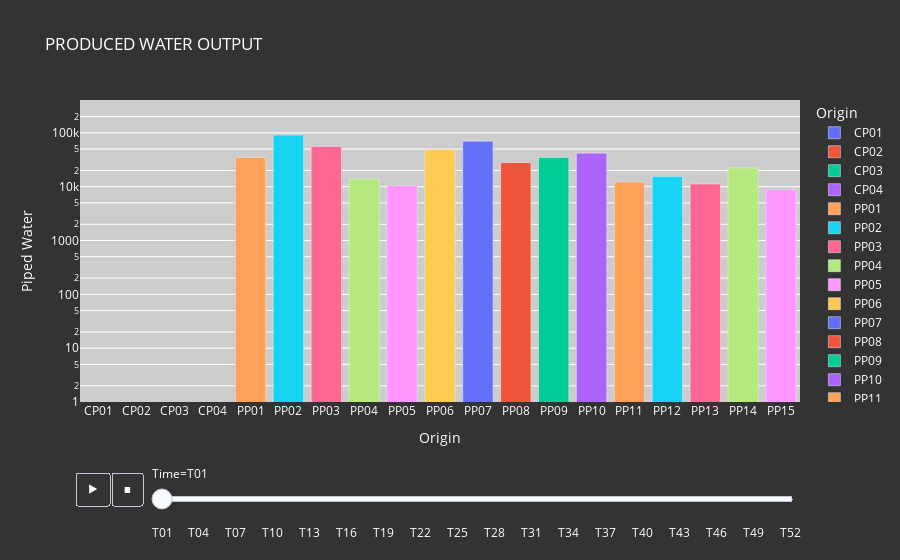

Notebook code for this chart:
### Code cell
args={'chart_title': 'PRODUCED WATER OUTPUT',
      'labels': [('Origin', 'Destination', 'Time', 'Piped Water')],
      'y_axis': 'log',
      'group_by': 'Origin'}

wellpads = {k:v for k,v in df_parameters_results["v_F_Piped"].items() if k[0] in model.s_P.data()}
input_data = {
    "pareto_var": wellpads}
plot_bars(input_data, args=args)

### Figure 1 — Plotly figure (JSON) as saved in the notebook; plotly's stock layout.template omitted (floating-point values rounded to 4 significant figures)
{"data": [{"alignmentgroup": "True", "hovertemplate": "Origin=%{x}<br>Time=T01<br>Piped Water=%{y}<extra></extra>", "legendgroup": "CP01", "marker": {"color": "#636efa", "pattern": {"shape": ""}}, "name": "CP01", "offsetgroup": "CP01", "orientation": "v", "showlegend": true, "textposition": "auto", "type": "bar", "x": ["CP01"], "xaxis": "x", "y": [1e-10], "yaxis": "y"}, {"alignmentgroup": "True", "hovertemplate": "Origin=%{x}<br>Time=T01<br>Piped Water=%{y}<extra></extra>", "legendgroup": "CP02", "marker": {"color": "#EF553B", "pattern": {"shape": ""}}, "name": "CP02", "offsetgroup": "CP02", "orientation": "v", "showlegend": true, "textposition": "auto", "type": "bar", "x": ["CP02"], "xaxis": "x", "y": [1e-10], "yaxis": "y"}, {"alignmentgroup": "True", "hovertemplate": "Origin=%{x}<br>Time=T01<br>Piped Water=%{y}<extra></extra>", "legendgroup": "CP03", "marker": {"color": "#00cc96", "pattern": {"shape": ""}}, "name": "CP03", "offsetgroup": "CP03", "orientation": "v", "showlegend": true, "textposition": "auto", "type": "bar", "x": ["CP03"], "xaxis": "x", "y": [1e-10], "yaxis": "y"}, {"alignmentgroup": "True", "hovertemplate": "Origin=%{x}<br>Time=T01<br>Piped Water=%{y}<extra></extra>", "legendgroup": "CP04", "marker": {"color": "#ab63fa", "pattern": {"shape": ""}}, "name": "CP04", "offsetgroup": "CP04", "orientation": "v", "showlegend": true, "textposition": "auto", "type": "bar", "x": ["CP04"], "xaxis": "x", "y": [0], "yaxis": "y"}, {"alignmentgroup": "True", "hovertemplate": "Origin=%{x}<br>Time=T01<br>Piped Water=%{y}<extra></extra>", "legendgroup": "PP01", "marker": {"color": "#FFA15A", "pattern": {"shape": ""}}, "name": "PP01", "offsetgroup": "PP01", "orientation": "v", "showlegend": true, "textposition": "auto", "type": "bar", "x": ["PP01"], "xaxis": "x", "y": [35000], "yaxis": "y"}, {"alignmentgroup": "True", "hovertemplate": "Origin=%{x}<br>Time=T01<br>Piped Water=%{y}<extra></extra>", "legendgroup": "PP02", "marker": {"color": "#19d3f3", "pattern": {"shape": ""}}, "name": "PP02", "offsetgroup": "PP02", "orientation": "v", "showlegend": true, "textposition": "auto", "type": "bar", "x": ["PP02"], "xaxis": "x", "y": [91000], "yaxis": "y"}, {"alignmentgroup": "True", "hovertemplate": "Origin=%{x}<br>Time=T01<br>Piped Water=%{y}<extra></extra>", "legendgroup": "PP03", "marker": {"color": "#FF6692", "pattern": {"shape": ""}}, "name": "PP03", "offsetgroup": "PP03", "orientation": "v", "showlegend": true, "textposition": "auto", "type": "bar", "x": ["PP03"], "xaxis": "x", "y": [56000], "yaxis": "y"}, {"alignmentgroup": "True", "hovertemplate": "Origin=%{x}<br>Time=T01<br>Piped Water=%{y}<extra></extra>", "legendgroup": "PP04", "marker": {"color": "#B6E880", "pattern": {"shape": ""}}, "name": "PP04", "offsetgroup": "PP04", "orientation": "v", "showlegend": true, "textposition": "auto", "type": "bar", "x": ["PP04"], "xaxis": "x", "y": [14000], "yaxis": "y"}, {"alignmentgroup": "True", "hovertemplate": "Origin=%{x}<br>Time=T01<br>Piped Water=%{y}<extra></extra>", "legendgroup": "PP05", "marker": {"color": "#FF97FF", "pattern": {"shape": ""}}, "name": "PP05", "offsetgroup": "PP05", "orientation": "v", "showlegend": true, "textposition": "auto", "type": "bar", "x": ["PP05"], "xaxis": "x", "y": [10500], "yaxis": "y"}, {"alignmentgroup": "True", "hovertemplate": "Origin=%{x}<br>Time=T01<br>Piped Water=%{y}<extra></extra>", "legendgroup": "PP06", "marker": {"color": "#FECB52", "pattern": {"shape": ""}}, "name": "PP06", "offsetgroup": "PP06", "orientation": "v", "showlegend": true, "textposition": "auto", "type": "bar", "x": ["PP06"], "xaxis": "x", "y": [49000], "yaxis": "y"}, {"alignmentgroup": "True", "hovertemplate": "Origin=%{x}<br>Time=T01<br>Piped Water=%{y}<extra></extra>", "legendgroup": "PP07", "marker": {"color": "#636efa", "pattern": {"shape": ""}}, "name": "PP07", "offsetgroup": "PP07", "orientation": "v", "showlegend": true, "textposition": "auto", "type": "bar", "x": ["PP07"], "xaxis": "x", "y": [70000], "yaxis": "y"}, {"alignmentgroup": "True", "hovertemplate": "Origin=%{x}<br>Time=T01<br>Piped Water=%{y}<extra></extra>", "legendgroup": "PP08", "marker": {"color": "#EF553B", "pattern": {"shape": ""}}, "name": "PP08", "offsetgroup": "PP08", "orientation": "v", "showlegend": true, "textposition": "auto", "type": "bar", "x": ["PP08"], "xaxis": "x", "y": [28000], "yaxis": "y"}, {"alignmentgroup": "True", "hovertemplate": "Origin=%{x}<br>Time=T01<br>Piped Water=%{y}<extra></extra>", "legendgroup": "PP09", "marker": {"color": "#00cc96", "pattern": {"shape": ""}}, "name": "PP09", "offsetgroup": "PP09", "orientation": "v", "showlegend": true, "textposition": "auto", "type": "bar", "x": ["PP09"], "xaxis": "x", "y": [35000], "yaxis": "y"}, {"alignmentgroup": "True", "hovertemplate": "Origin=%{x}<br>Time=T01<br>Piped Water=%{y}<extra></extra>", "legendgroup": "PP10", "marker": {"color": "#ab63fa", "pattern": {"shape": ""}}, "name": "PP10", "offsetgroup": "PP10", "orientation": "v", "showlegend": true, "textposition": "auto", "type": "bar", "x": ["PP10"], "xaxis": "x", "y": [42000], "yaxis": "y"}, {"alignmentgroup": "True", "hovertemplate": "Origin=%{x}<br>Time=T01<br>Piped Water=%{y}<extra></extra>", "legendgroup": "PP11", "marker": {"color": "#FFA15A", "pattern": {"shape": ""}}, "name": "PP11", "offsetgroup": "PP11", "orientation": "v", "showlegend": true, "textposition": "auto", "type": "bar", "x": ["PP11"], "xaxis": "x", "y": [12250], "yaxis": "y"}, {"alignmentgroup": "True", "hovertemplate": "Origin=%{x}<br>Time=T01<br>Piped Water=%{y}<extra></extra>", "legendgroup": "PP12", "marker": {"color": "#19d3f3", "pattern": {"shape": ""}}, "name": "PP12", "offsetgroup": "PP12", "orientation": "v", "showlegend": true, "textposition": "auto", "type": "bar", "x": ["PP12"], "xaxis": "x", "y": [15400], "yaxis": "y"}, {"alignmentgroup": "True", "hovertemplate": "Origin=%{x}<br>Time=T01<br>Piped Water=%{y}<extra></extra>", "legendgroup": "PP13", "marker": {"color": "#FF6692", "pattern": {"shape": ""}}, "name": "PP13", "offsetgroup": "PP13", "orientation": "v", "showlegend": true, "textposition": "auto", "type": "bar", "x": ["PP13"], "xaxis": "x", "y": [11200], "yaxis": "y"}, {"alignmentgroup": "True", "hovertemplate": "Origin=%{x}<br>Time=T01<br>Piped Water=%{y}<extra></extra>", "legendgroup": "PP14", "marker": {"color": "#B6E880", "pattern": {"shape": ""}}, "name": "PP14", "offsetgroup": "PP14", "orientation": "v", "showlegend": true, "textposition": "auto", "type": "bar", "x": ["PP14"], "xaxis": "x", "y": [22400], "yaxis": "y"}, {"alignmentgroup": "True", "hovertemplate": "Origin=%{x}<br>Time=T01<br>Piped Water=%{y}<extra></extra>", "legendgroup": "PP15", "marker": {"color": "#FF97FF", "pattern": {"shape": ""}}, "name": "PP15", "offsetgroup": "PP15", "orientation": "v", "showlegend": true, "textposition": "auto", "type": "bar", "x": ["PP15"], "xaxis": "x", "y": [8750], "yaxis": "y"}], "layout": {"barmode": "relative", "font": {"color": "#fff"}, "legend": {"title": {"text": "Origin"}, "tracegroupgap": 0}, "paper_bgcolor": "#333", "plot_bgcolor": "#ccc", "sliders": [{"active": 0, "currentvalue": {"prefix": "Time="}, "len": 0.9, "pad": {"b": 10, "t": 60}, "steps": [{"args": [["T01"], {"frame": {"duration": 0, "redraw": true}, "fromcurrent": true, "mode": "immediate", "transition": {"duration": 0, "easing": "linear"}}], "label": "T01", "method": "animate"}, {"args": [["T02"], {"frame": {"duration": 0, "redraw": true}, "fromcurrent": true, "mode": "immediate", "transition": {"duration": 0, "easing": "linear"}}], "label": "T02", "method": "animate"}, {"args": [["T03"], {"frame": {"duration": 0, "redraw": true}, "fromcurrent": true, "mode": "immediate", "transition": {"duration": 0, "easing": "linear"}}], "label": "T03", "method": "animate"}, {"args": [["T04"], {"frame": {"duration": 0, "redraw": true}, "fromcurrent": true, "mode": "immediate", "transition": {"duration": 0, "easing": "linear"}}], "label": "T04", "method": "animate"}, {"args": [["T05"], {"frame": {"duration": 0, "redraw": true}, "fromcurrent": true, "mode": "immediate", "transition": {"duration": 0, "easing": "linear"}}], "label": "T05", "method": "animate"}, {"args": [["T06"], {"frame": {"duration": 0, "redraw": true}, "fromcurrent": true, "mode": "immediate", "transition": {"duration": 0, "easing": "linear"}}], "label": "T06", "method": "animate"}, {"args": [["T07"], {"frame": {"duration": 0, "redraw": true}, "fromcurrent": true, "mode": "immediate", "transition": {"duration": 0, "easing": "linear"}}], "label": "T07", "method": "animate"}, {"args": [["T08"], {"frame": {"duration": 0, "redraw": true}, "fromcurrent": true, "mode": "immediate", "transition": {"duration": 0, "easing": "linear"}}], "label": "T08", "method": "animate"}, {"args": [["T09"], {"frame": {"duration": 0, "redraw": true}, "fromcurrent": true, "mode": "immediate", "transition": {"duration": 0, "easing": "linear"}}], "label": "T09", "method": "animate"}, {"args": [["T10"], {"frame": {"duration": 0, "redraw": true}, "fromcurrent": true, "mode": "immediate", "transition": {"duration": 0, "easing": "linear"}}], "label": "T10", "method": "animate"}, {"args": [["T11"], {"frame": {"duration": 0, "redraw": true}, "fromcurrent": true, "mode": "immediate", "transition": {"duration": 0, "easing": "linear"}}], "label": "T11", "method": "animate"}, {"args": [["T12"], {"frame": {"duration": 0, "redraw": true}, "fromcurrent": true, "mode": "immediate", "transition": {"duration": 0, "easing": "linear"}}], "label": "T12", "method": "animate"}, {"args": [["T13"], {"frame": {"duration": 0, "redraw": true}, "fromcurrent": true, "mode": "immediate", "transition": {"duration": 0, "easing": "linear"}}], "label": "T13", "method": "animate"}, {"args": [["T14"], {"frame": {"duration": 0, "redraw": true}, "fromcurrent": true, "mode": "immediate", "transition": {"duration": 0, "easing": "linear"}}], "label": "T14", "method": "animate"}, {"args": [["T15"], {"frame": {"duration": 0, "redraw": true}, "fromcurrent": true, "mode": "immediate", "transition": {"duration": 0, "easing": "linear"}}], "label": "T15", "method": "animate"}, {"args": [["T16"], {"frame": {"duration": 0, "redraw": true}, "fromcurrent": true, "mode": "immediate", "transition": {"duration": 0, "easing": "linear"}}], "label": "T16", "method": "animate"}, {"args": [["T17"], {"frame": {"duration": 0, "redraw": true}, "fromcurrent": true, "mode": "immediate", "transition": {"duration": 0, "easing": "linear"}}], "label": "T17", "method": "animate"}, {"args": [["T18"], {"frame": {"duration": 0, "redraw": true}, "fromcurrent": true, "mode": "immediate", "transition": {"duration": 0, "easing": "linear"}}], "label": "T18", "method": "animate"}, {"args": [["T19"], {"frame": {"duration": 0, "redraw": true}, "fromcurrent": true, "mode": "immediate", "transition": {"duration": 0, "easing": "linear"}}], "label": "T19", "method": "animate"}, {"args": [["T20"], {"frame": {"duration": 0, "redraw": true}, "fromcurrent": true, "mode": "immediate", "transition": {"duration": 0, "easing": "linear"}}], "label": "T20", "method": "animate"}, {"args": [["T21"], {"frame": {"duration": 0, "redraw": true}, "fromcurrent": true, "mode": "immediate", "transition": {"duration": 0, "easing": "linear"}}], "label": "T21", "method": "animate"}, {"args": [["T22"], {"frame": {"duration": 0, "redraw": true}, "fromcurrent": true, "mode": "immediate", "transition": {"duration": 0, "easing": "linear"}}], "label": "T22", "method": "animate"}, {"args": [["T23"], {"frame": {"duration": 0, "redraw": true}, "fromcurrent": true, "mode": "immediate", "transition": {"duration": 0, "easing": "linear"}}], "label": "T23", "method": "animate"}, {"args": [["T24"], {"frame": {"duration": 0, "redraw": true}, "fromcurrent": true, "mode": "immediate", "transition": {"duration": 0, "easing": "linear"}}], "label": "T24", "method": "animate"}, {"args": [["T25"], {"frame": {"duration": 0, "redraw": true}, "fromcurrent": true, "mode": "immediate", "transition": {"duration": 0, "easing": "linear"}}], "label": "T25", "method": "animate"}, {"args": [["T26"], {"frame": {"duration": 0, "redraw": true}, "fromcurrent": true, "mode": "immediate", "transition": {"duration": 0, "easing": "linear"}}], "label": "T26", "method": "animate"}, {"args": [["T27"], {"frame": {"duration": 0, "redraw": true}, "fromcurrent": true, "mode": "immediate", "transition": {"duration": 0, "easing": "linear"}}], "label": "T27", "method": "animate"}, {"args": [["T28"], {"frame": {"duration": 0, "redraw": true}, "fromcurrent": true, "mode": "immediate", "transition": {"duration": 0, "easing": "linear"}}], "label": "T28", "method": "animate"}, {"args": [["T29"], {"frame": {"duration": 0, "redraw": true}, "fromcurrent": true, "mode": "immediate", "transition": {"duration": 0, "easing": "linear"}}], "label": "T29", "method": "animate"}, {"args": [["T30"], {"frame": {"duration": 0, "redraw": true}, "fromcurrent": true, "mode": "immediate", "transition": {"duration": 0, "easing": "linear"}}], "label": "T30", "method": "animate"}, {"args": [["T31"], {"frame": {"duration": 0, "redraw": true}, "fromcurrent": true, "mode": "immediate", "transition": {"duration": 0, "easing": "linear"}}], "label": "T31", "method": "animate"}, {"args": [["T32"], {"frame": {"duration": 0, "redraw": true}, "fromcurrent": true, "mode": "immediate", "transition": {"duration": 0, "easing": "linear"}}], "label": "T32", "method": "animate"}, {"args": [["T33"], {"frame": {"duration": 0, "redraw": true}, "fromcurrent": true, "mode": "immediate", "transition": {"duration": 0, "easing": "linear"}}], "label": "T33", "method": "animate"}, {"args": [["T34"], {"frame": {"duration": 0, "redraw": true}, "fromcurrent": true, "mode": "immediate", "transition": {"duration": 0, "easing": "linear"}}], "label": "T34", "method": "animate"}, {"args": [["T35"], {"frame": {"duration": 0, "redraw": true}, "fromcurrent": true, "mode": "immediate", "transition": {"duration": 0, "easing": "linear"}}], "label": "T35", "method": "animate"}, {"args": [["T36"], {"frame": {"duration": 0, "redraw": true}, "fromcurrent": true, "mode": "immediate", "transition": {"duration": 0, "easing": "linear"}}], "label": "T36", "method": "animate"}, {"args": [["T37"], {"frame": {"duration": 0, "redraw": true}, "fromcurrent": true, "mode": "immediate", "transition": {"duration": 0, "easing": "linear"}}], "label": "T37", "method": "animate"}, {"args": [["T38"], {"frame": {"duration": 0, "redraw": true}, "fromcurrent": true, "mode": "immediate", "transition": {"duration": 0, "easing": "linear"}}], "label": "T38", "method": "animate"}, {"args": [["T39"], {"frame": {"duration": 0, "redraw": true}, "fromcurrent": true, "mode": "immediate", "transition": {"duration": 0, "easing": "linear"}}], "label": "T39", "method": "animate"}, {"args": [["T40"], {"frame": {"duration": 0, "redraw": true}, "fromcurrent": true, "mode": "immediate", "transition": {"duration": 0, "easing": "linear"}}], "label": "T40", "method": "animate"}, {"args": [["T41"], {"frame": {"duration": 0, "redraw": true}, "fromcurrent": true, "mode": "immediate", "transition": {"duration": 0, "easing": "linear"}}], "label": "T41", "method": "animate"}, {"args": [["T42"], {"frame": {"duration": 0, "redraw": true}, "fromcurrent": true, "mode": "immediate", "transition": {"duration": 0, "easing": "linear"}}], "label": "T42", "method": "animate"}, {"args": [["T43"], {"frame": {"duration": 0, "redraw": true}, "fromcurrent": true, "mode": "immediate", "transition": {"duration": 0, "easing": "linear"}}], "label": "T43", "method": "animate"}, {"args": [["T44"], {"frame": {"duration": 0, "redraw": true}, "fromcurrent": true, "mode": "immediate", "transition": {"duration": 0, "easing": "linear"}}], "label": "T44", "method": "animate"}, {"args": [["T45"], {"frame": {"duration": 0, "redraw": true}, "fromcurrent": true, "mode": "immediate", "transition": {"duration": 0, "easing": "linear"}}], "label": "T45", "method": "animate"}, {"args": [["T46"], {"frame": {"duration": 0, "redraw": true}, "fromcurrent": true, "mode": "immediate", "transition": {"duration": 0, "easing": "linear"}}], "label": "T46", "method": "animate"}, {"args": [["T47"], {"frame": {"duration": 0, "redraw": true}, "fromcurrent": true, "mode": "immediate", "transition": {"duration": 0, "easing": "linear"}}], "label": "T47", "method": "animate"}, {"args": [["T48"], {"frame": {"duration": 0, "redraw": true}, "fromcurrent": true, "mode": "immediate", "transition": {"duration": 0, "easing": "linear"}}], "label": "T48", "method": "animate"}, {"args": [["T49"], {"frame": {"duration": 0, "redraw": true}, "fromcurrent": true, "mode": "immediate", "transition": {"duration": 0, "easing": "linear"}}], "label": "T49", "method": "animate"}, {"args": [["T50"], {"frame": {"duration": 0, "redraw": true}, "fromcurrent": true, "mode": "immediate", "transition": {"duration": 0, "easing": "linear"}}], "label": "T50", "method": "animate"}, {"args": [["T51"], {"frame": {"duration": 0, "redraw": true}, "fromcurrent": true, "mode": "immediate", "transition": {"duration": 0, "easing": "linear"}}], "label": "T51", "method": "animate"}, {"args": [["T52"], {"frame": {"duration": 0, "redraw": true}, "fromcurrent": true, "mode": "immediate", "transition": {"duration": 0, "easing": "linear"}}], "label": "T52", "method": "animate"}], "x": 0.1, "xanchor": "left", "y": 0, "yanchor": "top"}], "title": {"text": "PRODUCED WATER OUTPUT"}, "updatemenus": [{"buttons": [{"args": [null, {"frame": {"duration": 200, "redraw": false}, "fromcurrent": true, "mode": "immediate", "transition": {"duration": 1000, "easing": "linear"}}], "label": "&#9654;", "method": "animate"}, {"args": [[null], {"frame": {"duration": 0, "redraw": true}, "fromcurrent": true, "mode": "immediate", "transition": {"duration": 0, "easing": "linear"}}], "label": "&#9724;", "method": "animate"}], "direction": "left", "pad": {"r": 10, "t": 70}, "showactive": false, "type": "buttons", "x": 0.1, "xanchor": "right", "y": 0, "yanchor": "top"}], "xaxis": {"anchor": "y", "categoryarray": ["CP01", "CP02", "CP03", "CP04", "PP01", "PP02", "PP03", "PP04", "PP05", "PP06", "PP07", "PP08", "PP09", "PP10", "PP11", "PP12", "PP13", "PP14", "PP15"], "categoryorder": "array", "domain": [0, 1], "title": {"text": "Origin"}}, "yaxis": {"anchor": "x", "domain": [0, 1], "range": [0, 5.611], "title": {"text": "Piped Water"}, "type": "log"}}}
